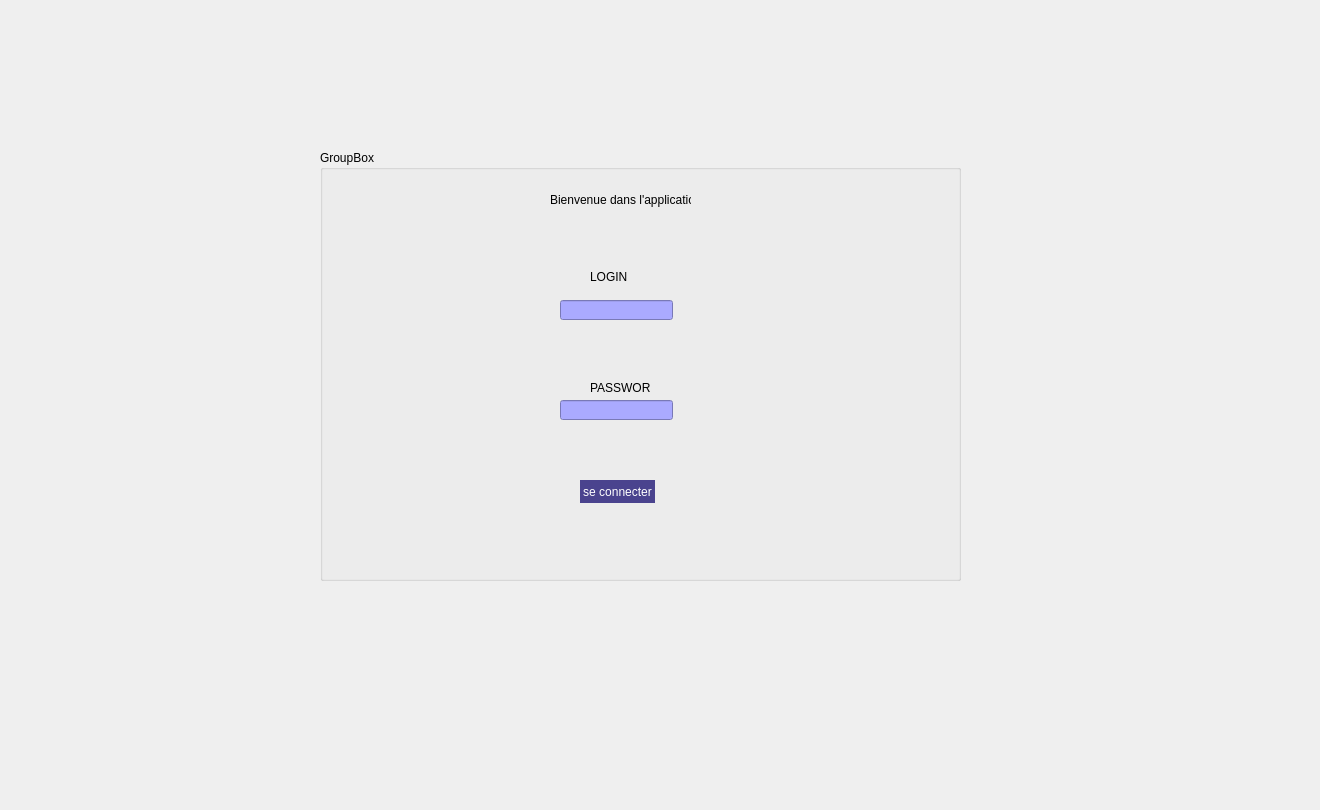
    <widget class="QWidget" name="page_6">
     <widget class="QLabel" name="label_19">
      <property name="geometry">
       <rect>
        <x>-30</x>
        <y>60</y>
        <width>1311</width>
        <height>741</height>
       </rect>
      </property>
      <property name="text">
       <string/>
      </property>
      <property name="pixmap">
       <pixmap>../backgrr (1).png</pixmap>
      </property>
      <property name="scaledContents">
       <bool>true</bool>
      </property>
     </widget>
     <widget class="QGroupBox" name="groupBox_5">
      <property name="geometry">
       <rect>
        <x>320</x>
        <y>150</y>
        <width>641</width>
        <height>431</height>
       </rect>
      </property>
      <property name="title">
       <string>GroupBox</string>
      </property>
      <widget class="QPushButton" name="pushButton_30">
       <property name="geometry">
        <rect>
         <x>260</x>
         <y>330</y>
         <width>75</width>
         <height>23</height>
        </rect>
       </property>
       <property name="styleSheet">
        <string notr="true">QPushButton {
background-color: rgb(74, 67, 142);
color: rgb(255, 255, 255);
border-radius: 12px;
font: 87 italic 8pt &quot;Segoe UI Black&quot;;
}
QPushButton:hover:!pressed
{
	
	background-color: rgb(179, 126, 179);
}
</string>
       </property>
       <property name="text">
        <string>se connecter</string>
       </property>
      </widget>
      <widget class="QLabel" name="label_20">
       <property name="geometry">
        <rect>
         <x>230</x>
         <y>40</y>
         <width>141</width>
         <height>20</height>
        </rect>
       </property>
       <property name="text">
        <string>Bienvenue dans l'application</string>
       </property>
      </widget>
      <widget class="QLineEdit" name="lineEdit_11">
       <property name="geometry">
        <rect>
         <x>240</x>
         <y>150</y>
         <width>113</width>
         <height>20</height>
        </rect>
       </property>
       <property name="styleSheet">
        <string notr="true">background-color: rgb(170, 170, 255);</string>
       </property>
      </widget>
      <widget class="QLineEdit" name="lineEdit_12">
       <property name="geometry">
        <rect>
         <x>240</x>
         <y>250</y>
         <width>113</width>
         <height>20</height>
        </rect>
       </property>
       <property name="styleSheet">
        <string notr="true">background-color: rgb(170, 170, 255);</string>
       </property>
      </widget>
      <widget class="QLabel" name="label_21">
       <property name="geometry">
        <rect>
         <x>270</x>
         <y>120</y>
         <width>47</width>
         <height>14</height>
        </rect>
       </property>
       <property name="text">
        <string>LOGIN</string>
       </property>
      </widget>
      <widget class="QLabel" name="label_22">
       <property name="geometry">
        <rect>
         <x>270</x>
         <y>230</y>
         <width>61</width>
         <height>16</height>
        </rect>
       </property>
       <property name="text">
        <string>PASSWORD</string>
       </property>
      </widget>
     </widget>
    </widget>
